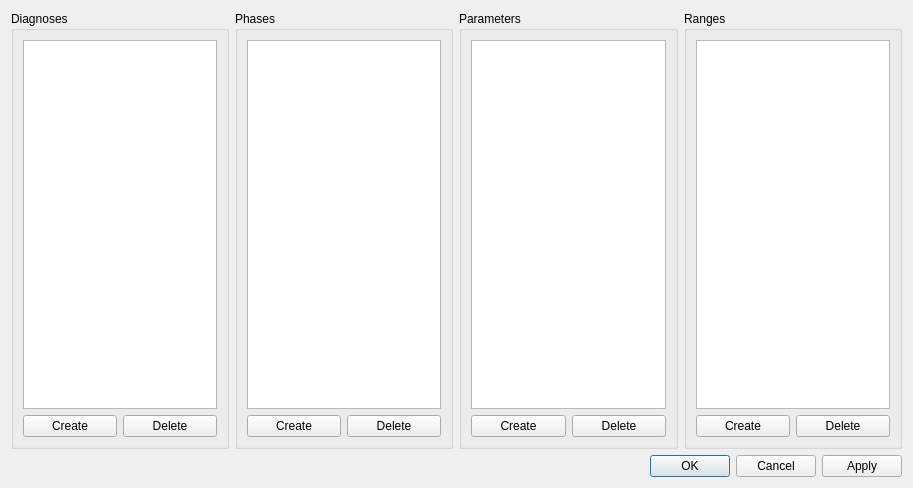
<?xml version="1.0" encoding="UTF-8"?>
<ui version="4.0">
 <class>Dialog</class>
 <widget class="QDialog" name="Dialog">
  <property name="geometry">
   <rect>
    <x>0</x>
    <y>0</y>
    <width>913</width>
    <height>488</height>
   </rect>
  </property>
  <property name="windowTitle">
   <string>Dialog</string>
  </property>
  <layout class="QVBoxLayout" name="verticalLayout_2">
   <item>
    <layout class="QHBoxLayout" name="horizontalLayout">
     <item>
      <widget class="QGroupBox" name="diagnosesGroupBox">
       <property name="title">
        <string>Diagnoses</string>
       </property>
       <layout class="QVBoxLayout" name="verticalLayout">
        <item>
         <widget class="QTableView" name="diagnosisTableView"/>
        </item>
        <item>
         <layout class="QHBoxLayout" name="horizontalLayout_2">
          <item>
           <widget class="QPushButton" name="createDiagnosisPushButton">
            <property name="text">
             <string>Create</string>
            </property>
           </widget>
          </item>
          <item>
           <widget class="QPushButton" name="deleteDiagnosisPushButton">
            <property name="text">
             <string>Delete</string>
            </property>
           </widget>
          </item>
         </layout>
        </item>
       </layout>
      </widget>
     </item>
     <item>
      <widget class="QGroupBox" name="phasesGroupBox">
       <property name="title">
        <string>Phases</string>
       </property>
       <layout class="QVBoxLayout" name="verticalLayout_5">
        <item>
         <widget class="QTableView" name="phaseTableView"/>
        </item>
        <item>
         <layout class="QHBoxLayout" name="horizontalLayout_3">
          <item>
           <widget class="QPushButton" name="createPhasePushButton">
            <property name="text">
             <string>Create</string>
            </property>
           </widget>
          </item>
          <item>
           <widget class="QPushButton" name="deletePhasePushButton">
            <property name="text">
             <string>Delete</string>
            </property>
           </widget>
          </item>
         </layout>
        </item>
       </layout>
      </widget>
     </item>
     <item>
      <widget class="QGroupBox" name="parametersGroupBox">
       <property name="title">
        <string>Parameters</string>
       </property>
       <layout class="QVBoxLayout" name="verticalLayout_3">
        <item>
         <widget class="QTableView" name="parameterTableView"/>
        </item>
        <item>
         <layout class="QHBoxLayout" name="horizontalLayout_4">
          <item>
           <widget class="QPushButton" name="createParameterPushButton">
            <property name="text">
             <string>Create</string>
            </property>
           </widget>
          </item>
          <item>
           <widget class="QPushButton" name="deleteParameterPushButton">
            <property name="text">
             <string>Delete</string>
            </property>
           </widget>
          </item>
         </layout>
        </item>
       </layout>
      </widget>
     </item>
     <item>
      <widget class="QGroupBox" name="rangesGroupBox">
       <property name="title">
        <string>Ranges</string>
       </property>
       <layout class="QVBoxLayout" name="verticalLayout_7">
        <item>
         <widget class="QTableView" name="rangeTableView"/>
        </item>
        <item>
         <layout class="QHBoxLayout" name="horizontalLayout_5">
          <item>
           <widget class="QPushButton" name="createRangePushButton">
            <property name="text">
             <string>Create</string>
            </property>
           </widget>
          </item>
          <item>
           <widget class="QPushButton" name="deleteRangePushButton">
            <property name="text">
             <string>Delete</string>
            </property>
           </widget>
          </item>
         </layout>
        </item>
       </layout>
      </widget>
     </item>
    </layout>
   </item>
   <item>
    <widget class="QDialogButtonBox" name="dialogButtonBox">
     <property name="layoutDirection">
      <enum>Qt::LeftToRight</enum>
     </property>
     <property name="locale">
      <locale language="Russian" country="RussianFederation"/>
     </property>
     <property name="standardButtons">
      <set>QDialogButtonBox::Apply|QDialogButtonBox::Cancel|QDialogButtonBox::Ok</set>
     </property>
    </widget>
   </item>
  </layout>
 </widget>
 <resources/>
 <connections/>
</ui>
